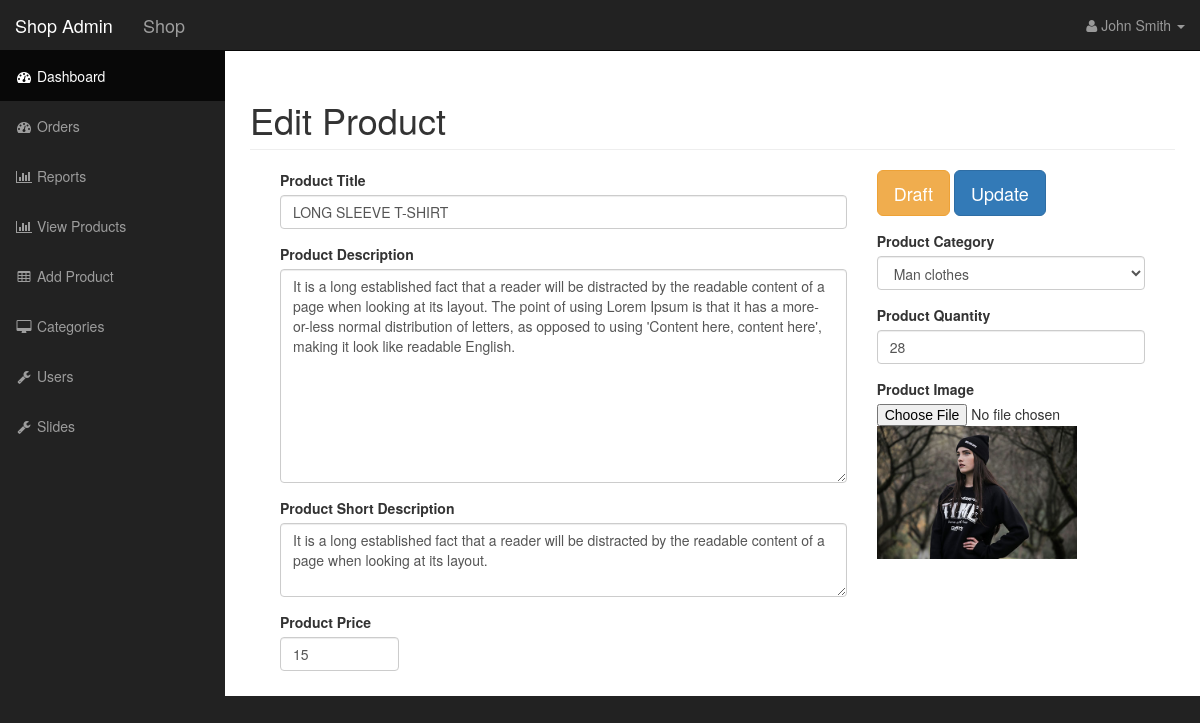
The app's page /shop/admin/index.php?edit_product&id=4 (signed in) with its own data.
### tables this page shows
CREATE TABLE `products` (
  `product_id` int(11) NOT NULL,
  `product_title` varchar(255) NOT NULL,
  `product_cat_id` int(11) NOT NULL,
  `product_price` float NOT NULL,
  `product_quantity` int(11) NOT NULL,
  `product_desc` text NOT NULL,
  `product_short` text NOT NULL,
  `product_img` varchar(255) NOT NULL
);

CREATE TABLE `categories` (
  `cat_id` int(11) NOT NULL,
  `cat_title` varchar(255) NOT NULL
);

### resources/functions.php (called while the page is built, shortened)
<?php
$upload_directory = "uploads";
function query($sql) {
    global $connect;
    return mysqli_query($connect, $sql);
}
function escape_string($string){
global $connect;
return mysqli_real_escape_string($connect, $string);
}
function fetch_array($result){
    return mysqli_fetch_array($result);
}
function display_image($picture) {
global $upload_directory;
return $upload_directory . DS . $picture;
}
function show_prod_categories_title($product_category) {
$category_query = query("SELECT * FROM categories WHERE cat_id = '{$product_category}' ");
while($category_row = fetch_array($category_query)) {
    return $category_row['cat_title'];
}
}
?>

### resources/templates/back/edit_product.php (the view, shortened to what this page needs)
<?php
if(isset($_GET['id'])) {
  $query = query("SELECT * FROM products WHERE product_id = " . escape_string($_GET['id']) . " ");
 while($row = fetch_array($query)) {
        $title = $row['product_title'];
        $product_cat_id = $row['product_cat_id'];
        $price = $row['product_price'];
        $product_quantity = $row['product_quantity'];
        $desc = $row['product_desc'];
        $short = $row['product_short'];
        $img = $row['product_img'];
$product_img = display_image($img);
}
}
?>
<div class="col-md-12">
<div class="row">
<h1 class="page-header">
   Edit Product
</h1>
</div>
<form action="" method="post" enctype="multipart/form-data">
<div class="col-md-8">
<div class="form-group">
    <label for="product-title">Product Title </label>
        <input type="text" name="product_title" class="form-control" value ="<?php echo $title; ?>">
    </div>
    <div class="form-group">
           <label for="product-title">Product Description</label>
      <textarea name="product_desc" id="" cols="30" rows="10" class="form-control"><?php echo $desc; ?></textarea>
    </div>
    <div class="form-group">
           <label for="product-title">Product Short Description</label>
      <textarea name="product_short" id="" cols="30" rows="3" class="form-control"><?php echo $short; ?></textarea>
    </div>
    <div class="form-group row">
      <div class="col-xs-3">
        <label for="product-price">Product Price</label>
        <input type="number" name="product_price" class="form-control" size="60" value ="<?php echo $price; ?>">
      </div>
    </div>
</div>
<aside id="admin_sidebar" class="col-md-4">
     <div class="form-group">
       <input type="submit" name="draft" class="btn btn-warning btn-lg" value="Draft">
        <input type="submit" name="update" class="btn btn-primary btn-lg" value="Update">
    </div>
    <div class="form-group">
         <label for="product-title">Product Category</label>
        <select name="product_cat_id" id="" class="form-control">
        <option value="<?php echo $product_cat_id; ?>">  <?php echo show_prod_categories_title($product_cat_id); ?> </option>
        </select>
</div>
<div class="form-group">
      <label for="product-title">Product Quantity</label>
         <input type="number" name="product_quantity" class="form-control" value ="<?php echo $product_quantity; ?>">
    </div>
    <div class="form-group">
        <label for="product-title">Product Image</label>
        <input type="file" name="image">
        <img src="../../resources/<?php echo $product_img; ?>" alt="prod_img" width="200"/>
    </div>
</aside>
</form>

### shop/admin/css/sb-admin.css (style rules this page uses)
body { margin-top: 100px; background-color: #222; }
@media (min-width:768px) { body { margin-top: 50px; } }

### records on screen
products: product_title "LONG SLEEVE T-SHIRT", product_desc "It is a long established fact that a reader will be distracted by the readable content of a page when looking at its layout. The point of using Lorem Ipsum is that it has a more-or-less normal distribution of letters, as opposed to using 'Content here, content here', making it look like readable English.", product_short "It is a long established fact that a reader will be distracted by the readable content of a page when looking at its layout.", product_price "15", product_cat_id "Man clothes", product_quantity "28", product_img (picture)
